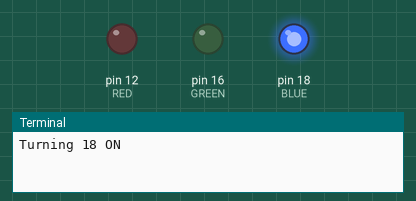
Bench run of a program on a simulated Raspberry Pi (header pin numbers). Shown: output pins drawn as LEDs (lit = HIGH), the last lines printed to the terminal. Random numbers come from a fixed seed.

Above: at 0.1 s.
At 5.1 s:
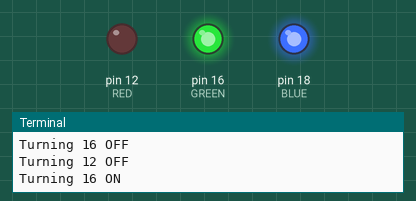
At 18.1 s:
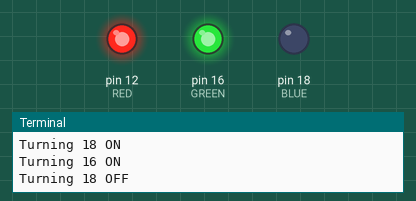
At 20.1 s:
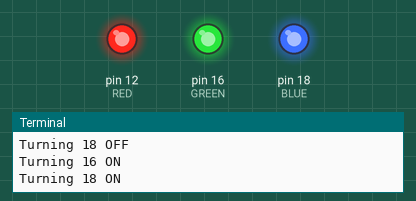
At 25.1 s:
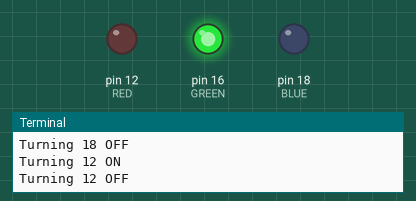
At 39.1 s:
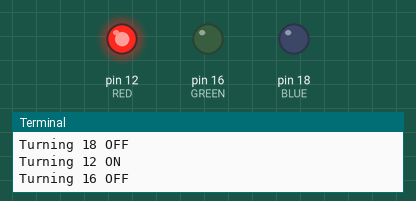
Timing chart, 0 to 40.0 s (numbered marks = the images above):
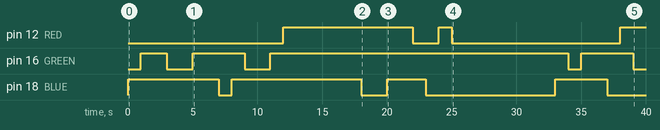

The program:

led_random.py
```python
import RPi.GPIO as GPIO
import time
import random


def turn_on(color):
    print('Turning {} ON'.format(color))
    GPIO.output(color, GPIO.HIGH)
    time.sleep(1)

def turn_off(color):
    print('Turning {} OFF'.format(color))
    GPIO.output(color, GPIO.LOW)
    time.sleep(1)

def blink(pin):
    GPIO.output(pin,GPIO.HIGH)
    time.sleep(5)
    GPIO.output(pin, GPIO.LOW)
    time.sleep(25)
    return

def main():
    # use the board pin numbers
    GPIO.setmode(GPIO.BOARD)

    RED = 12
    GREEN = 16
    BLUE = 18

    color_list = (RED, GREEN, BLUE)
    states = (turn_on, turn_off)

    GPIO.setup(RED, GPIO.OUT)
    GPIO.setup(GREEN, GPIO.OUT)
    GPIO.setup(BLUE, GPIO.OUT)

    while True:
        state = random.choice(states)
        color = random.choice(color_list)
        state(color)


    GPIO.cleanup()

if __name__ == '__main__':
    main()
```

Measured:
- by itself, pin 12 (RED): goes HIGH 10.0 s, LOW 2.0 s, HIGH 1.0 s, LOW 13.0 s, then HIGH
- by itself, pin 16 (GREEN): LOW → HIGH at 1.0 s, → LOW 2.0 s later, → HIGH 2.0 s later, → LOW 4.0 s later, … (8 changes in this stretch)
- by itself, pin 18 (BLUE): LOW → HIGH at 0.00 s, → LOW 7.0 s later, → HIGH 1.0 s later, → LOW 10.0 s later, … (8 changes in this stretch)
